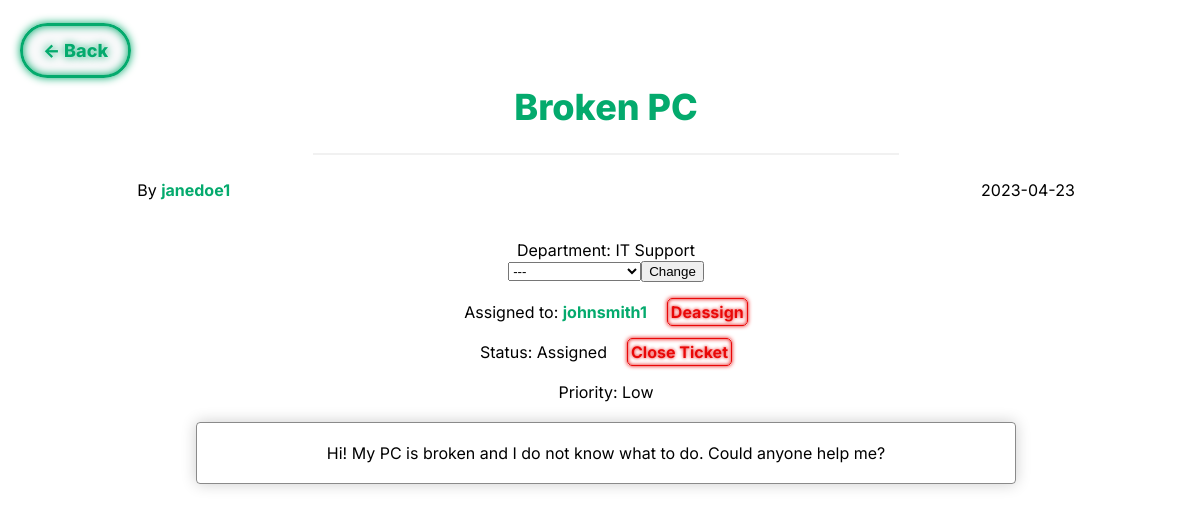
Page /pages/ticket.php?id=1 (signed in) on the earlier database version.
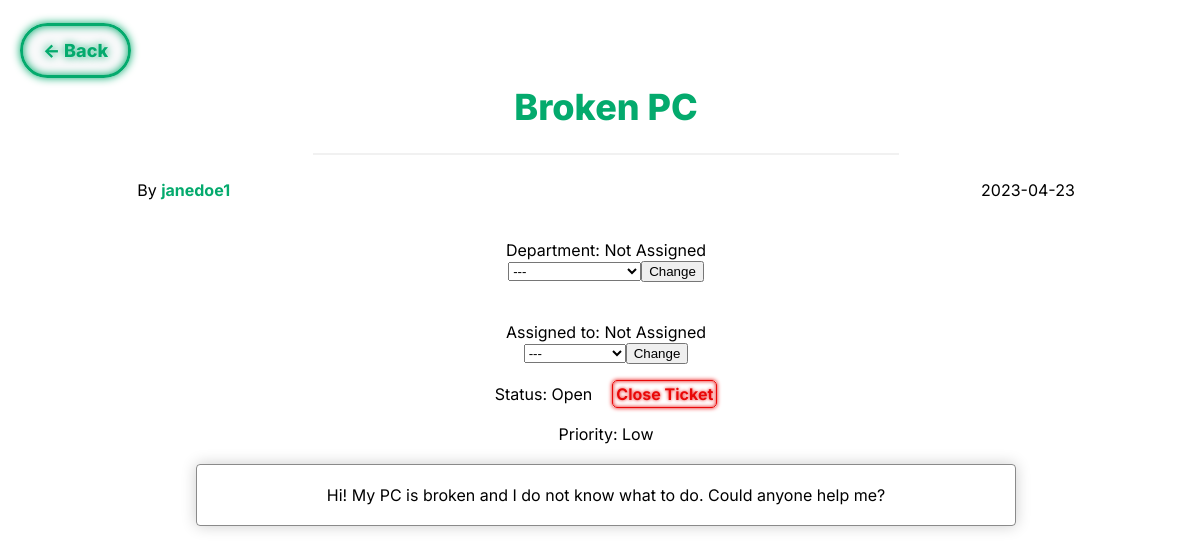
Same page on the later database version.
### tables this page shows
CREATE TABLE DEPARTMENT (
    department_id INTEGER PRIMARY KEY AUTOINCREMENT,
    name VARCHAR(255) NOT NULL
);

CREATE TABLE USER (
    user_id INTEGER PRIMARY KEY AUTOINCREMENT,
    department_id INT,
    name VARCHAR(255) NOT NULL,
    username VARCHAR(8) NOT NULL UNIQUE,
    email VARCHAR(255) NOT NULL UNIQUE,
    password VARCHAR(255) NOT NULL,
    type VARCHAR(10) NOT NULL DEFAULT 'Client' CHECK (type = 'Agent' OR type = 'Admin' OR type = 'Client'),
    gender VARCHAR(10) DEFAULT 'None' CHECK(gender = 'Male' or gender = 'Female' or gender = 'Other' or gender = 'None'),
    FOREIGN KEY(department_id) REFERENCES DEPARTMENT(department_id) ON DELETE CASCADE ON UPDATE CASCADE
);

CREATE TABLE TICKET (
    ticket_id INTEGER PRIMARY KEY AUTOINCREMENT,
    user_id INT NOT NULL,
    assigned_agent INT CHECK (assigned_agent <> user_id),
    department_id INT,
    title VARCHAR(255) NOT NULL,
    description VARCHAR(1000) NOT NULL,
    status VARCHAR(10) NOT NULL DEFAULT 'Open' CHECK (status = 'Open' OR status = 'Assigned' OR status = 'Closed'),
    priority VARCHAR(10) NOT NULL DEFAULT 'Low' CHECK (priority = 'Low' OR priority = 'Medium' OR priority = 'High'),
    date DATE NOT NULL,
    FOREIGN KEY(user_id) REFERENCES USER(user_id) ON DELETE CASCADE ON UPDATE CASCADE,
    FOREIGN KEY(department_id) REFERENCES DEPARTMENT(department_id) ON DELETE CASCADE ON UPDATE CASCADE,
    FOREIGN KEY(assigned_agent) REFERENCES USER(user_id) ON DELETE CASCADE ON UPDATE CASCADE
);

### database/fetchTicket.php (called while the page is built)
<?php
    include 'connection.php';
    if(!empty($_GET['id'])){
        $stmt = $db->prepare('SELECT * FROM Ticket WHERE ticket_id = :ticket_id');
        $stmt->bindParam(':ticket_id', $_GET['id']);
        $stmt->execute();
        $row3 = $stmt->fetch();
    }
    else{
        header('Location:../pages/all_tickets.php');
    }
?>

### database/getTicketDepartment.php (called while the page is built)
<?php
    if(!empty($row3['department_id'])){
        $stmt2 = $db -> prepare('SELECT name FROM Department WHERE department_id = :department_id');
        $stmt2 -> bindParam(':department_id', $row3['department_id']);
        $stmt2 -> execute();
        $row2 = $stmt2 -> fetch();
        $ticketdepartment = $row2['name'];
    }
    else{
        $ticketdepartment = 'Not Assigned';
    }
?>

### database/getAssignedAgent.php (called while the page is built)
<?php
    include 'connection.php';
    $stmt = $db->prepare('SELECT * FROM User WHERE user_id = :user_id');
    $stmt->bindParam(':user_id', $agentid);
    $stmt->execute();
    $assignedagent = $stmt->fetch();
?>

### pages/ticket.php (the view, shortened to what the changed rows need)
<?php
    include '../database/checkSession.php';
    include '../database/fetchTicket.php';
    $ticketid = $_GET['id'];
    $status = $row3['status'];
    include '../database/fetchUser.php';
?>
<!DOCTYPE html>
<html>
<head>
	<link rel="stylesheet" href="../css/ticket.css">
</head>
    <body>
        <header>
            <h1><?php echo $row3['title'] ?></h1>
            <hr>
        </header>
        <div class="ticket_content">
            <div class="ticket_info">
                <div class="ticket_username_and_date">
                    <span class="ticket_username"> By <a class="ticket_username_link" href="../pages/profile_viewer.php?id=<?php echo $row3['user_id'] ?>"><?php echo $row['username'] ?></a> </span>
                    <span class="ticket_date"> <?php echo $row3['date'] ?> </span>
                </div>
                <br><br>
                <div class="ticket_more_info">
                    <?php
                        include '../database/getTicketDepartment.php';
                        echo '<div class="ticket_department"> Department: ' . $ticketdepartment;
                        if(($_SESSION['type'] != 'Client') && ($status != 'Closed')){
                            echo '<form action="../database/alterTicketDepartment.php?id=' . $ticketid . '" method="post">';
                            echo '<button type="submit" class="changeticketdepbtn">Change</button></form>';
                        };
                        echo '</div>';
                        echo '<div class="assigned_agent"';
                        if(!empty($row3['assigned_agent'])){
                            echo '<br>Assigned to: <a class="ticket_username_link" href="../pages/profile_viewer.php?id=' . $row3['assigned_agent'] . '">';
                            $agentid = $row3['assigned_agent'];
                            include '../database/getAssignedAgent.php';
                            echo $assignedagent['username'];
                            echo '</a>';
                            if((($row3['assigned_agent'] == $_SESSION['user_id']) || ($_SESSION['type'] == 'Admin')) && ($status != 'Closed')){
                                echo '<a class="deassign" href="../database/deassign.php?id='. $ticketid .'">Deassign</a>';
                            }
                        }
                        else{
                            echo '<br><br>Assigned to: Not Assigned';
                            if(($_SESSION['type'] != 'Client') && ($status != 'Closed')){
                                if($ticketdepartment == 'Not Assigned'){
                                    echo '<form action="../database/alterAssignedAgent.php?id=' . $ticketid . '" method="post">';
                                    echo '<select id="agent" name="agent">
                                    <option value="none">---</option>';
                                    echo '<option value="not_assigned">Not Assigned</option></select>';
                                    echo '<button type="submit" class="changeassignedagentbtn">Change</button></form>';
                                }
                            }
                        }
                        echo '</div>';
                        echo '<br><div class="ticket_status"> Status: ' . $status;
                        if((($row3['assigned_agent'] == $_SESSION['user_id']) || $_SESSION['type'] == 'Admin') && $status != 'Closed'){
                            echo '<a class="closeticket" href="../database/closeTicket.php?id=' . $ticketid . '">Close Ticket</a>';
                        }
                        echo '</div>';
                    ?>
                    <br>
                    <div class="priority"> Priority: <?php echo $row3['priority'] ?></div>
                </div>
            </div>
            <br>
            <div class="ticket_description_container">
                <div class="ticket_description">
                    <?php echo $row3['description'] ?>
                </div>
            </div>
        </div>
    </body>
</html>

Differences in the rows shown:
no longer on this page (row unchanged): department: name "IT Support"
no longer on this page (row unchanged): user: username "johnsmith1"
changed ticket "Broken PC": assigned_agent 2 → empty (drawn); status "Assigned" → "Open"
Other differences:
$ticketdepartment: "IT Support" → "Not Assigned"
form field agent: (not shown) → "---"
text no longer shown: "Assigned to: Deassign"
text now shown: "Assigned to: Not Assigned Change"
